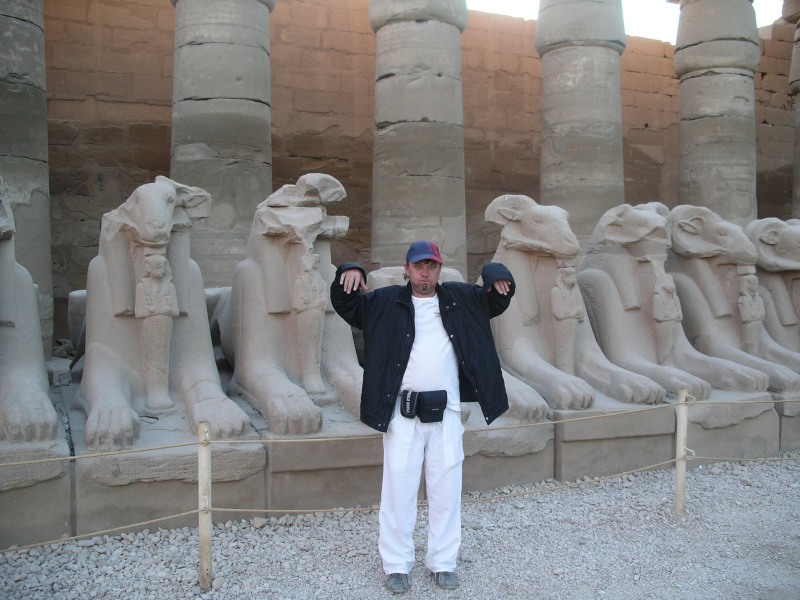
#> input picture photos_/photo01.jpg, 1600 x 1200 px (shown at 1/2 size); its folder holds 4 pictures in this run
$ python photos_to_mini.py
#> lines starting #> are read from the running program, lines starting #| are printed output that depends on the picture
import os
from PIL import Image
from pathlib import Path

def create_mini_photos(input_folder="photos_", output_folder="photos_mini_", min_dimension=512):
    """
    Create mini versions of photos with minimum dimension of 256 pixels.

    Args:
        input_folder (str): Folder containing original photos
        output_folder (str): Folder to save mini photos
        min_dimension (int): Minimum dimension for the output images
    """
#> called with input_folder = 'photos_', output_folder = 'photos_mini_', min_dimension = 512

    # Create output folder if it doesn't exist
    Path(output_folder).mkdir(exist_ok=True)

    # Supported image formats
    supported_formats = {'.jpg', '.jpeg', '.png', '.bmp', '.tiff', '.webp', '.gif'}

    # Get all image files from input folder
    input_path = Path(input_folder)
    image_files = [f for f in input_path.iterdir()
                  if f.is_file() and f.suffix.lower() in supported_formats]

    if not image_files:
        print(f"No supported image files found in '{input_folder}'")
        return

    print(f"Found {len(image_files)} image files to process")

    processed_count = 0
    error_count = 0

    for image_file in image_files:
        try:
            # Open the image
            with Image.open(image_file) as img:
                # Convert to RGB if necessary (for PNG with transparency)
#> img is the input picture: PIL image 1600x1200 RGB; mean R, G, B 129.3, 128.4, 128.2
                if img.mode in ('RGBA', 'LA', 'P'):
                    img = img.convert('RGB')

                # Calculate new dimensions while maintaining aspect ratio
                width, height = img.size
#> width = 1600; height = 1200

                if width < height:
                    # Portrait orientation
                    new_width = min_dimension
                    new_height = int(height * (min_dimension / width))
                else:
                    # Landscape orientation or square
                    new_height = min_dimension
                    new_width = int(width * (min_dimension / height))
#> new_width = 682

                # Resize the image
                resized_img = img.resize((new_width, new_height), Image.LANCZOS)
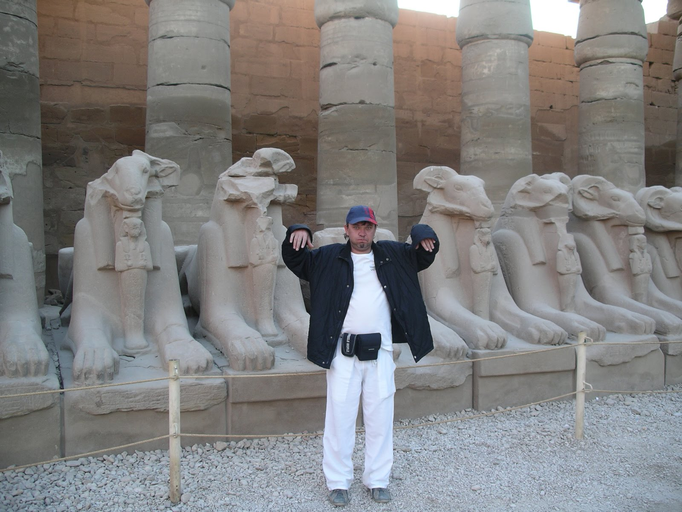
#> resized_img: PIL image 682x512 RGB; mean R, G, B 129.3, 128.4, 128.2

                # Create output filename
                output_filename = f"{image_file.stem}_mini{image_file.suffix}"
                output_path = Path(output_folder) / output_filename

                # Save the resized image with optimized quality
                if image_file.suffix.lower() in ['.jpg', '.jpeg']:
                    resized_img.save(output_path, 'JPEG', quality=85, optimize=True)
                elif image_file.suffix.lower() == '.png':
                    resized_img.save(output_path, 'PNG', optimize=True)
                else:
                    resized_img.save(output_path)

                processed_count += 1
                print(f"Processed: {image_file.name} -> {output_filename}")

        except Exception as e:
            error_count += 1
            print(f"Error processing {image_file.name}: {str(e)}")

    print("\nProcessing complete!")
    print(f"Successfully processed: {processed_count} files")
    print(f"Errors: {error_count} files")

if __name__ == "__main__":
    # Run the function
    create_mini_photos()
